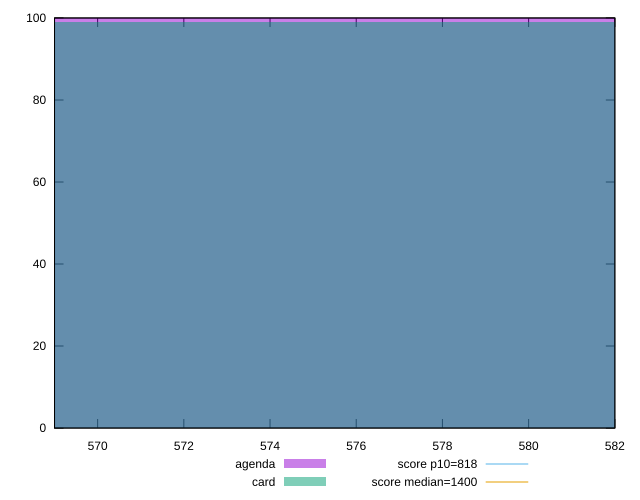

The script that saved this image:
reset

$agenda <<EOF
575.9752934310912 100
EOF

$card <<EOF
575.9752934310912 99
EOF

set key outside below
set boxwidth 15.157244563976084
set xrange [569:582]
set yrange [0:100]
set trange [0:100]
set style fill transparent solid 0.5 noborder

set parametric
set terminal svg size 640, 500 enhanced background rgb 'white'
set output "reports/report_00030_2021-02-24T20-42-31.540Z/dom-size/comparison/histogram/1_vs_2.svg"

plot $agenda title "agenda" with boxes, \
     $card title "card" with boxes, \
     818,t title "score p10=818", \
     1400,t title "score median=1400"

reset
